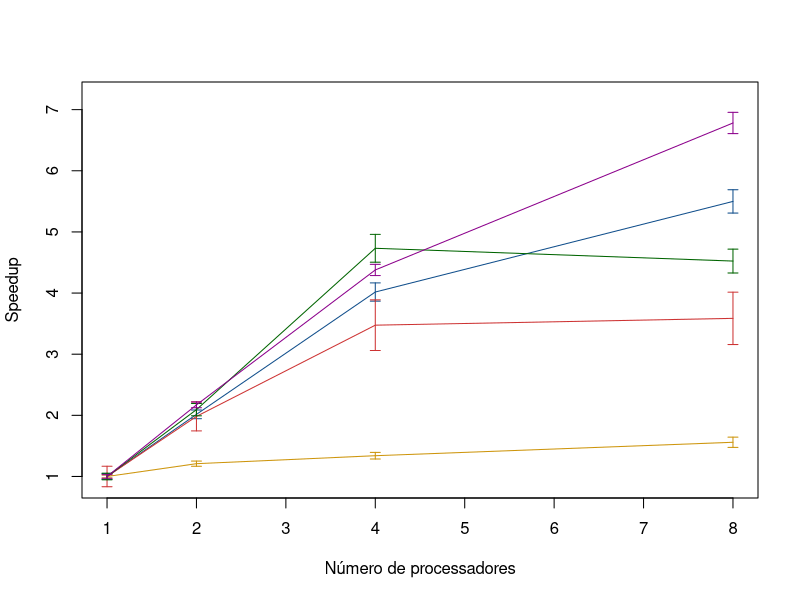

This chart was generated by the following R code:
#!/usr/local/bin/Rscript

pdf('speedup.pdf', width = 6.66, height = 4.42)

procs = c(1, 2, 4, 8)

go.mean = c(
    1.0,
    2.016113495052106,
    4.017099982551038,
    5.499104263704765
)
go.sd = c(
    0.04852909260240542,
    0.07102654170053539,
    0.1489641307261648,
    0.19084536862648308
)

jlfun.mean = c(
    1.0,
    1.9829059829059827,
    3.4746543778801846,
    3.586206896551724
)
jlfun.sd = c(
    0.16740124816647448,
    0.23755351962337626,
    0.41416984516775884,
    0.4281905147828979
)

jlimp.mean = c(
    1.0,
    1.2094763092269327,
    1.3397790055248617,
    1.5594855305466238
)
jlimp.sd = c(
    0.024521350511040832,
    0.04237069245845915,
    0.05411611075858205,
    0.08373921227983037
)

py.mean = c(
    1.0,
    2.093349779550703,
    4.732142857142857,
    4.523363955994103
)
py.sd = c(
    0.05406680418043978,
    0.1010957959741525,
    0.22762847200224567,
    0.19500668527648699
)

omp.mean = c(
    1.0,
    2.1711497890295357,
    4.37809093326243,
    6.78171334431631
)
omp.sd = c(
    0.029546214319890966,
    0.046934766436090604,
    0.09189713446329201,
    0.17394222556969716
)

plot(
    procs,
    go.mean,
    xlab="Número de processadores",
    ylab="Speedup",
    col="dodgerblue4",
    type="l",
    ylim=c(0.9,7.2)
)
arrows(
    x0=procs,
    y0=go.mean-go.sd,
    y1=go.mean+go.sd,
    code=3,
    angle=90,
    length=.05,
    col="dodgerblue4"
)

lines(
    procs,
    jlfun.mean,
    xlab="Número de processadores",
    ylab="Speedup",
    col="brown3",
    ylim=c(0.9,5.9)
)
arrows(
    x0=procs,
    y0=jlfun.mean-jlfun.sd,
    y1=jlfun.mean+jlfun.sd,
    code=3,
    angle=90,
    length=.05,
    col="brown3"
)

lines(
    procs,
    jlimp.mean,
    xlab="Número de processadores",
    ylab="Speedup",
    col="darkgoldenrod3",
    ylim=c(0.9,5.9)
)
arrows(
    x0=procs,
    y0=jlimp.mean-jlimp.sd,
    y1=jlimp.mean+jlimp.sd,
    code=3,
    angle=90,
    length=.05,
    col="darkgoldenrod3"
)

lines(
    procs,
    py.mean,
    xlab="Número de processadores",
    ylab="Speedup",
    col="darkgreen",
    ylim=c(0.9,5.9)
)
arrows(
    x0=procs,
    y0=py.mean-py.sd,
    y1=py.mean+py.sd,
    code=3,
    angle=90,
    length=.05,
    col="darkgreen"
)

lines(
    procs,
    omp.mean,
    xlab="Número de processadores",
    ylab="Speedup",
    col="darkmagenta",
    ylim=c(0.9,5.9)
)
arrows(
    x0=procs,
    y0=omp.mean-omp.sd,
    y1=omp.mean+omp.sd,
    code=3,
    angle=90,
    length=.05,
    col="darkmagenta"
)

invisible(dev.off())